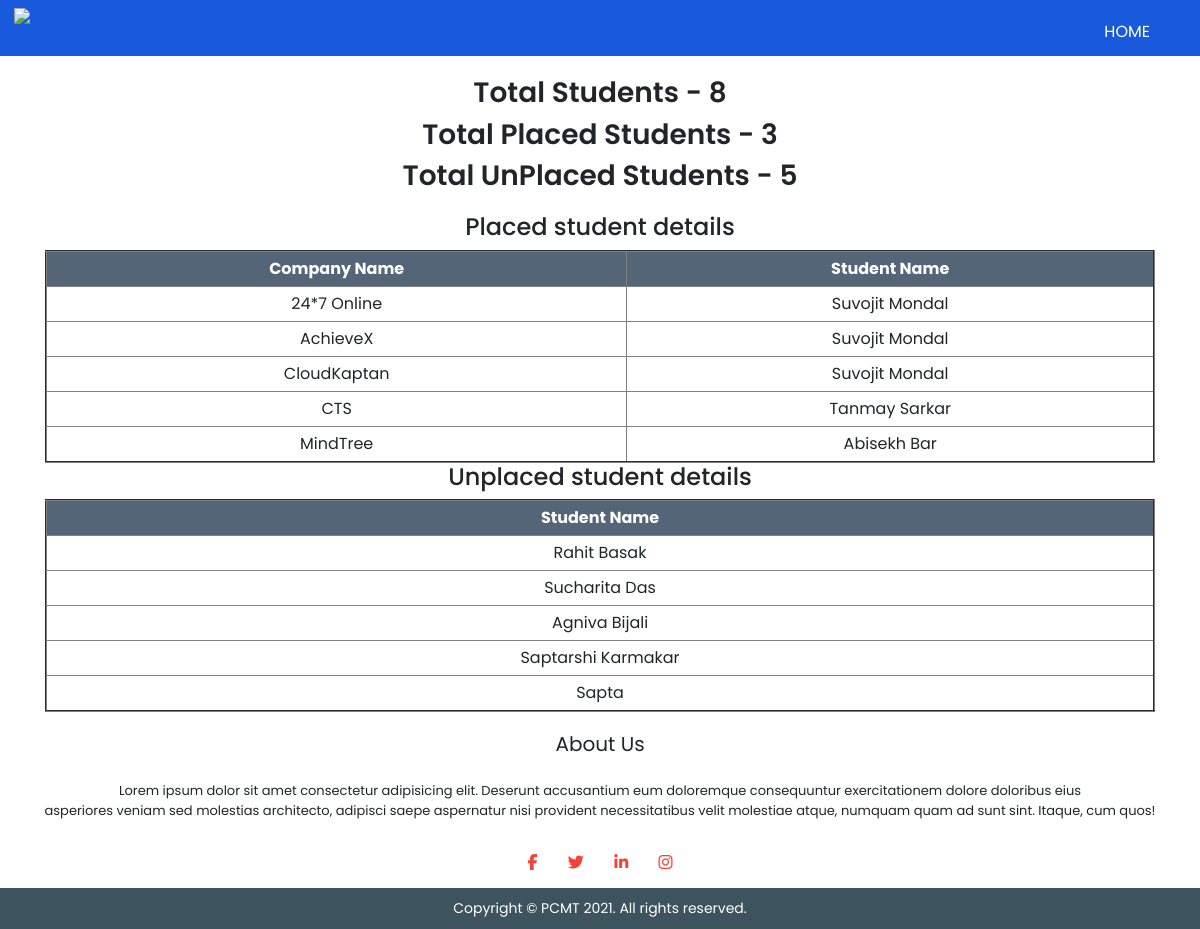
The app's page /assets/php/Account_Credentials/drive_status.php with its own data.
### tables this page shows
CREATE TABLE `student_company` (
  `id_c` int(255) NOT NULL,
  `student_roll` varchar(15) NOT NULL,
  `student_name` varchar(255) NOT NULL,
  `company_id` int(2) NOT NULL
);

CREATE TABLE `companymaster` (
  `id` int(2) NOT NULL,
  `name` varchar(200) NOT NULL,
  `package` varchar(10) DEFAULT NULL,
  `job_location` varchar(50) DEFAULT NULL
);

CREATE TABLE `ssignup` (
  `id` int(255) NOT NULL,
  `name` varchar(255) NOT NULL,
  `rollno` varchar(15) NOT NULL,
  `passout_year` varchar(10) NOT NULL,
  `department` varchar(255) NOT NULL,
  `email` varchar(100) NOT NULL,
  `cno` varchar(15) NOT NULL,
  `refcode` varchar(10) NOT NULL,
  `password` varchar(50) NOT NULL,
  `isdeleted` tinyint(1) NOT NULL
);

### assets/php/Account_Credentials/drive_status.php (the view, shortened to what this page needs)
<!doctype html>
<html lang="en">
  <head>
    <link rel="stylesheet" href="css/style-all.css">
    <link rel="stylesheet" href="https://maxcdn.bootstrapcdn.com/bootstrap/4.0.0/css/bootstrap.min.css">
  </head>
<body>
<header>
            <nav>
                <div class="logo">
                    <a href="#">
                        <img src="img/PCMT logo.jpg">
                    </a>
                </div>
                <div class="menu">
                    <ul>
                        <li><a href="logout.php">HOME</a></li>
                    </ul>
                </div>
            </nav>
</header>
<div class="container">
<div class="total_student">
<?php
include '../Database Connection/dbcon.php';
$total_student_query = "select * from ssignup";
$total_student = mysqli_num_rows(mysqli_query($con,$total_student_query));
$total_placed_student_query = "select * from student_company group by student_roll";
$total_placed_student = mysqli_num_rows(mysqli_query($con,$total_placed_student_query));
$total_unplaced_student = $total_student - $total_placed_student;
echo "<h3> Total Students - ".$total_student;
echo "</h3>";
echo "<h3> Total Placed Students - ".$total_placed_student;
echo "</h3>";
echo "<h3> Total UnPlaced Students - ".$total_unplaced_student;
echo "</h3>";
?>
</div>
<div class="placed_student">
 <h4>Placed student details</h4>
  <table border="2">
    <thead>
      <tr>
        <th>Company Name</th>
        <th>Student Name</th>
      </tr>
    </thead>
    <tbody>
    <?php
      include '../Database Connection/dbcon.php';
      $selectquery = "select student_company.student_name, student_company.student_roll, companymaster.name from student_company inner join companymaster where student_company.company_id = companymaster.id order by name asc";
      $query = mysqli_query($con,$selectquery);
        while($res = mysqli_fetch_array($query)){
    ?>
            <tr>
              <td> <?php echo $res['name'];?></td>
              <td> <?php echo $res['student_name']; ?> </td>
            </tr>
        <?php
          }
        ?>
          </tbody>
        </table>
  </div>
  <div class="unplaced_student">
    <h4>Unplaced student details</h4>
    <table border="2">
      <thead>
        <tr>
          <th>Student Name</th>
        </tr>
      </thead>
      <tbody>
        <?php
          $selectquery = "select * from ssignup where rollno not in (select student_roll from student_company)";
          $query = mysqli_query($con,$selectquery);
          while($res = mysqli_fetch_array($query)){
        ?>
        <tr>
          <td> <?php echo $res['name']; ?> </td>
        </tr>
        <?php
          }
        ?>
      </tbody>
    </table>
  </div>
</div>
  <section class="footer">
        <h4>About Us</h4>
        <p>Lorem ipsum dolor sit amet consectetur adipisicing elit. Deserunt accusantium eum doloremque consequuntur exercitationem dolore doloribus eius<br>asperiores veniam sed molestias architecto, adipisci saepe aspernatur nisi provident necessitatibus velit molestiae atque, numquam quam ad sunt sint. Itaque, cum quos!</p>
        <div class="icons">
            <a href="https://www.facebook.com/pcmtkolkata"><i class="fa fa-facebook"></i></a>
            <a href="https://twitter.com/hashtag/Pailan_College_of_Management_and_Technology?src=hashtag_click"><i class="fa fa-twitter"></i></a>
            <a href="https://www.linkedin.com/school/pailan-college-of-management-and-technology-156/about/"><i class="fa fa-linkedin"></i></a>
            <a href="https://www.instagram.com/pcmt_official/"><i class="fa fa-instagram"></i></a>
        </div>
        <div class="footer-bottom">
               Copyright &copy; PCMT <script>document.write(new Date().getFullYear())</script>. All rights reserved.
        </div>
  </section>
</body>

### assets/php/Account_Credentials/css/style-all.css (style rules this page uses)
* { margin: 0; padding: 0; font-family: 'Poppins', sans-serif; }
body { display: flex; flex-direction: column; height: 100vh; }
ul { list-style-type: none; margin: 0; }
li { float: right; padding: 10px; margin-right: 40px; margin-top: 10px; }
a { text-decoration: none; }
.menu ul li a { text-decoration: none; color: white; }
.menu ul li a::after { content: ''; width: 0%; height: 2px; background: #f44336; display: block; margin: auto; transition: 0.5s; }
a img { width: 120px; margin: 8px 14px; }
header { width: 100%; float: left; background-color: #185ADB; }
.logo { width: 20%; float: left; }
.menu { width:80%; float:right; }
.footer { width: 100%; text-align: center; margin-top: auto; }
.footer h4 { margin-bottom: 25px; margin-top: 20px; font-weight: 400; font-size: 20px; }
.footer p { font-size: 13px; padding: 0 6px; }
.icons .fa { color: #f44336; margin: 0 13px; cursor: pointer; padding: 18px 0; }
.footer-bottom { padding: 10px; background: #3d545f; color: #fff; font-size: 14px; text-align: center; }
.container { width: 1170px; margin: 0, auto; }
table { width: 100% !important; float: left; }
thead tr th { align-items: center; padding: 5px; background-color: #536577; color: white; }
.container { text-align: center; }
.total_student { margin: 20px 0px; text-align: center; }
.total_student h3 { font-weight: 600; }
.placed_student { text-align: center; }
.placed_student table td { padding: 5px; }
.unplaced_student { margin-top: 20px; text-align: center; }
.unplaced_student h4 { padding-top: 10px; }
.unplaced_student tbody td { padding: 5px; }

### records on screen
student_company: companymaster.name "24*7 Online", student_name "Suvojit Mondal"
student_company: companymaster.name "AchieveX", student_name "Suvojit Mondal"
student_company: companymaster.name "CloudKaptan", student_name "Suvojit Mondal"
student_company: companymaster.name "CTS", student_name "Tanmay Sarkar"
student_company: companymaster.name "MindTree", student_name "Abisekh Bar"
ssignup: name "Rahit Basak"
ssignup: name "Sucharita Das"
ssignup: name "Agniva Bijali"
ssignup: name "Saptarshi Karmakar"
ssignup: name "Sapta"

### other values on screen
$total_student "8"
$total_placed_student "3"
$total_unplaced_student "5"
